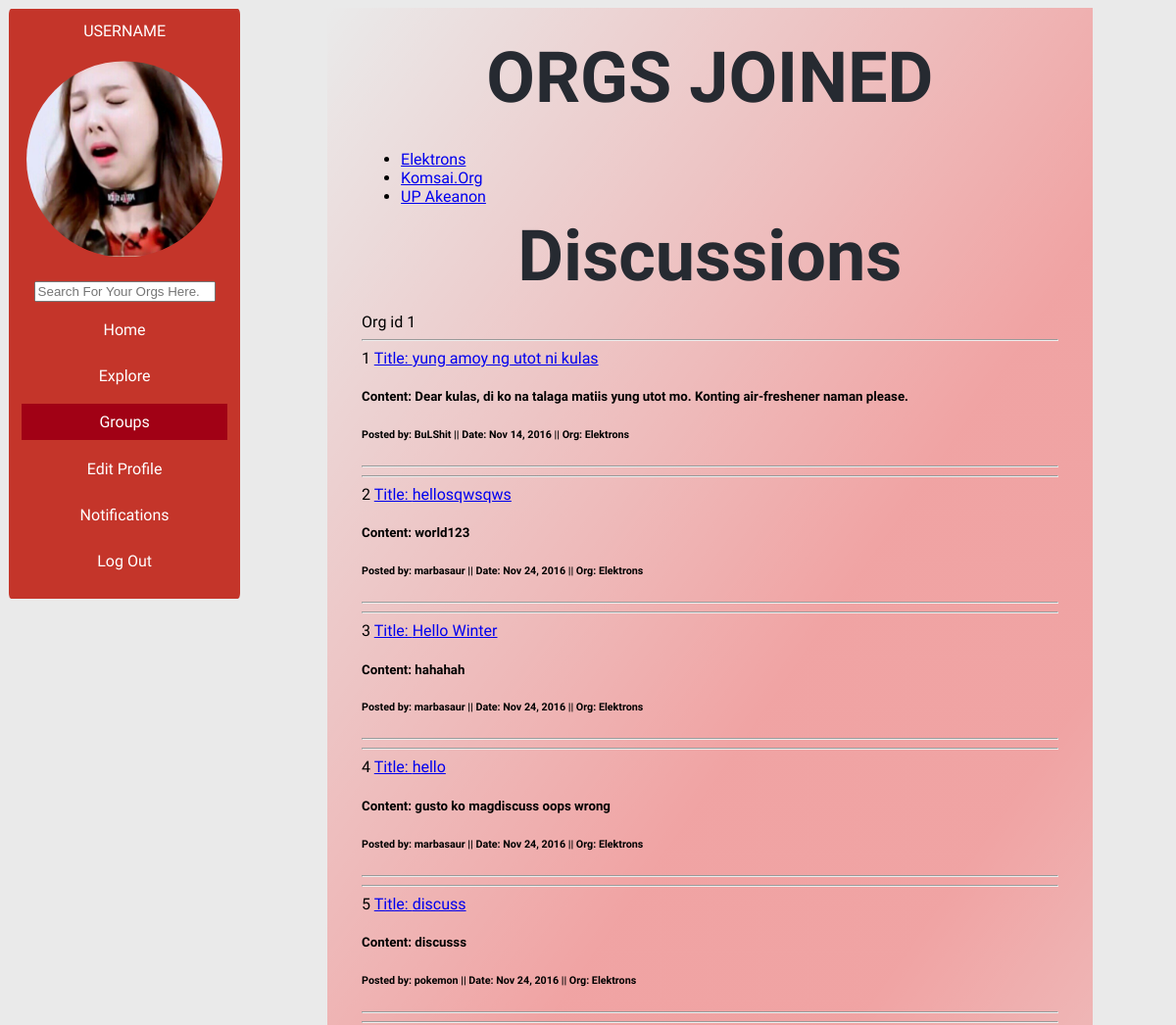
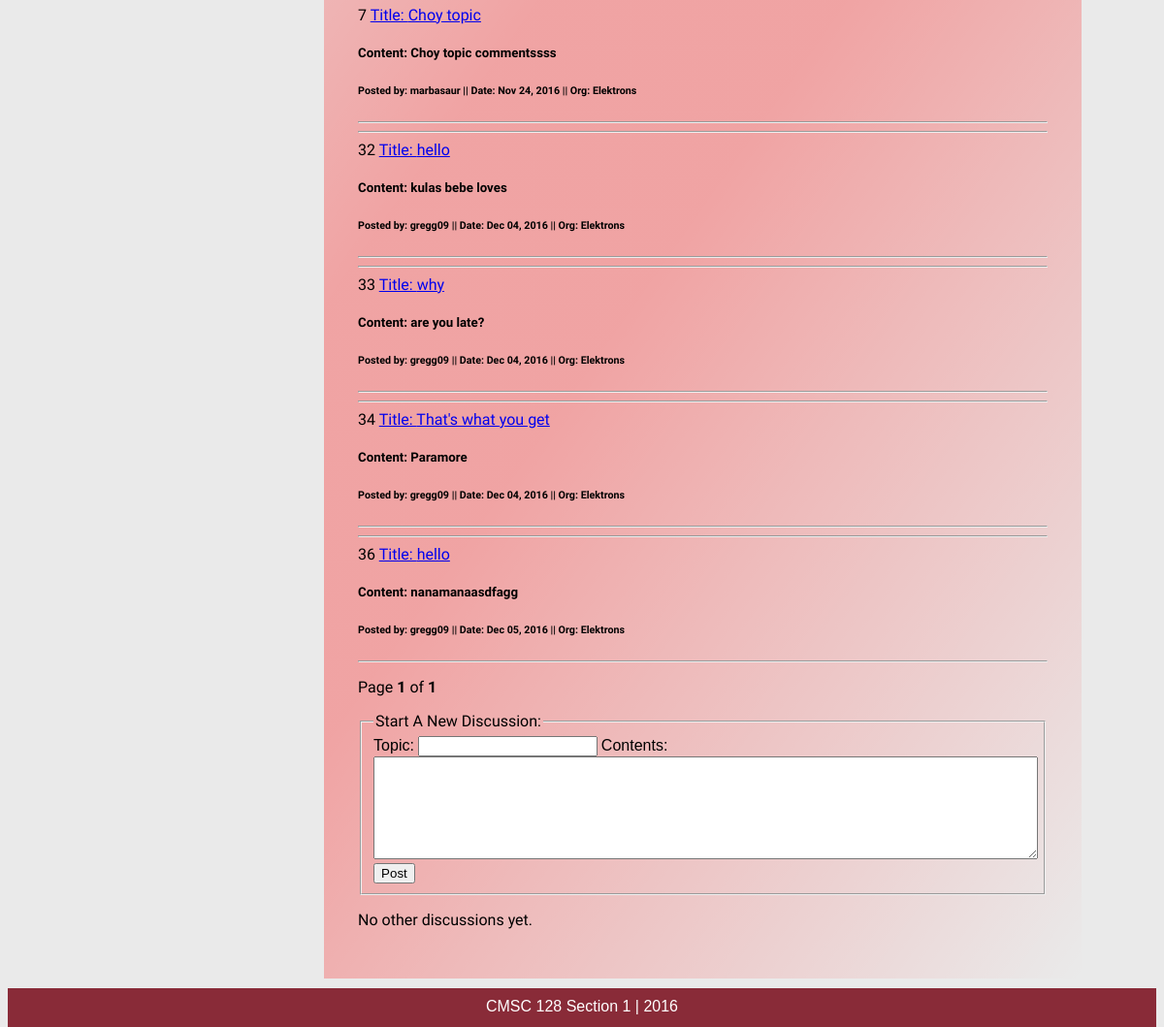
/html/discussionsorg.php?org_id=1, run on the app's committed database (2 pictures, top to bottom).
### tables this page shows
CREATE TABLE `discuss` (
  `disc_id` int(11) NOT NULL,
  `title` varchar(100) NOT NULL,
  `content` varchar(100) NOT NULL,
  `date_posted` datetime NOT NULL,
  `user_id` int(11) NOT NULL,
  `org_id` int(11) NOT NULL,
  `votes` int(11) NOT NULL
);

CREATE TABLE `user` (
  `user_id` int(50) NOT NULL,
  `student_no` varchar(100) NOT NULL,
  `first_name` varchar(100) NOT NULL,
  `last_name` varchar(100) NOT NULL,
  `username` varchar(100) NOT NULL,
  `password` varchar(100) NOT NULL,
  `course` varchar(100) NOT NULL,
  `date_joined` date NOT NULL,
  `year_level` int(100) NOT NULL,
  `prof_pic` varchar(150) NOT NULL,
  `birthday` date NOT NULL,
  `email` varchar(60) NOT NULL
);

CREATE TABLE `orgs` (
  `org_id` int(100) NOT NULL,
  `org_name` varchar(100) NOT NULL,
  `description` text NOT NULL,
  `photo` varchar(100) NOT NULL
);

### html/discussionsorg.php (the view, shortened to what this page needs)
<?php
	include('connect.php');
?>
<!DOCTYPE html>
<html>
<head>
	<link rel="stylesheet" type="text/css" href="../css/style.css" />
</head>
<body>
	<div id="wrapper">
		<nav id="general">
			<ul id="navigation">
				<li>USERNAME</li>
				<li><img src="../images/image.jpg"/></li>
				<li><input type="search" name="search" placeholder="Search For Your Orgs Here..."></li>
				<li><a href="home.html">                 Home</a></li>
				<li><a href="explore.html">              Explore</a></li>
				<li><a href="groups.html" class="active">Groups</a></li>
				<li><a href="edit.html">                 Edit Profile</a></li>
				<li><a href="notif.html">				 Notifications</a></li>
				<li><a href="login.html">                Log Out</a></li>
			</ul>
		</nav>
		<div id="content">
			<nav id="group_nav">
				<div id="forbread">
					<h2>ORGS JOINED</h2>
					<ul id="breadcrumbs">
						<li><a href="group_page_e.html">Elektrons</a></li>
						<li><a href="group_page_k.html">Komsai.Org</a></li>
						<li><a href="group_page_a.html">UP Akeanon</a></li>
					</ul>
				</div>
			</nav>
		<div id="discussions">
			<h2>Discussions</h2>
			<?php
			if(isset($_GET['org_id']))
			{
				echo "Org id ".$_GET['org_id'].'<br/>';
				$org_id = $_GET['org_id'];
				$sql = "SELECT COUNT(disc_id) FROM discuss WHERE org_id = $org_id";
				$query = mysqli_query($dbconn, $sql);
				$row = mysqli_fetch_row($query);
				$rows = $row[0];
				$page_rows = 10;
				$last = ceil($rows/$page_rows);
				$pagenum = 1;
				$limit = 'LIMIT ' .($pagenum - 1) * $page_rows .',' .$page_rows;
				$sql = "SELECT * FROM discuss natural join user natural join orgs WHERE org_id = $org_id ORDER BY disc_id ASC $limit";
				$query = mysqli_query($dbconn, $sql);
				$textline2 = "Page <b>$pagenum</b> of <b>$last</b>";
				while($row = mysqli_fetch_array($query, MYSQLI_ASSOC))
				{
					$disc_id = $row["disc_id"];
					$content = $row["content"];
					$username = $row["username"];
					$org_name = $row["org_name"];
					$title = $row["title"];
					$date_posted = $row["date_posted"];
					$date_posted = strftime("%b %d, %Y", strtotime($date_posted));
					echo	"<hr>
							$disc_id
							<a href = 'comments.php?org_id=$org_id&disc_id=$disc_id' <h4>Title: $title</h4> </a>
							<h5>Content: $content</h5>
							<h6>Posted by: $username || Date: $date_posted || Org: $org_name</h6>
							<hr>";
				}
			}
			else
			{
				echo "<h4>Error, does not exist.</h4>";
			}
			?>
			<div>
				<p><?php echo $textline2; ?></p>
			</div>
			<form method="POST" >
				<fieldset>
					<legend>Start A New Discussion:</legend>
					<label for="topicname">Topic:</label>
					<input type="text" name="topicname" id="topicname"/>
					<label>Contents:</label>
					<textarea id="discussion_text" name="discussion_text" style="margin: 0px; height:100px; width:100%;"></textarea>
					<div id="PostButton">
						<input type="submit" name="submit" value="Post">
					</div>
				</fieldset>
			</form>
			<p>No other discussions yet.</p>
		</div>
</div>
	<footer>CMSC 128 Section 1 | 2016</footer>
</div>
</body>
</html>

### css/style.css (style rules this page uses)
body { background-color: #eaeaea !important; }
p { font-family: 'PT Sans', sans-serif; }
label { font-family: 'Arca Majora 3 Bold', sans-serif; }
#navigation { margin: 0.06%; padding: 1%; list-style-type: none; padding: 1%; width: 18%; border-radius: 1%; background-color: #c4352a; max-height: 100%; float: left; overflow: auto; color: white; }
#navigation > li, #dropA { font-family: 'PT Sans', sans-serif; text-align:center; margin-bottom: 3%; padding:0.9%; }
#navigation >li a, #dropA { -webkit-transition: .4s; -o-transition: .4s; -moz-transition: .4s; display: block; padding: 8px 16px; text-decoration: none; color: white; border: 1px solid #c4352a; font-family: 'PT Sans', sans-serif; }
img { padding: 5% 1% 5% 1%; width: 200px; height: 200px; border-radius: 50%; -webkit-border-radius: 50%; -moz-border-radius: 50%; }
#navigation > li > .active { background-color: #a10115!important; border: 1px solid #a10115!important; color: white!important; }
h2 { color: #262A31 !important; line-height: 100% !important; font-size: 450% !important; margin: auto; text-align: center; font-family: 'Lobster', cursive !important; padding-bottom: 3% !important; }
#content { margin-left: 27.5%; width: 60%; border: 1px transparent; border-radius: 0%; padding: 3%; background: linear-gradient(-55deg, rgba(255, 0, 0, 0.0), rgba(255, 0, 0, 0.1), rgba(255, 0, 0, 0.2), rgba(255, 0, 0, 0.3), rgba(255, 0, 0, 0.3), rgba(255, 0, 0, 0.2), rgba(255, 0, 0, 0.1), rgba(255, 0, 0, 0.0)); font-family: "PT Sans", sans-serif; ; }
footer { margin: 10px 20px 0 0; text-align: center; font-family: Arial; padding: 10px 0 10px; height: 20px; background-color: #892b38; color: white; width: 100%; float: left; }

### html/discussionsorg.php (style rules this page uses)
body { font-family:"Trebuchet MS", Arial, Helvetica, sans-serif; }

### data on the page
discuss: disc_id "1", title "yung amoy ng utot ni kulas", content "Dear kulas, di ko na talaga matiis yung utot mo. Konting air-freshener naman please.", user.username "BuLShit", date_posted "Nov 14, 2016", org.org_name "Elektrons"
discuss: disc_id "2", title "hellosqwsqws", content "world123", user.username "marbasaur", date_posted "Nov 24, 2016", org.org_name "Elektrons"
discuss: disc_id "3", title "Hello Winter", content "hahahah", user.username "marbasaur", date_posted "Nov 24, 2016", org.org_name "Elektrons"
discuss: disc_id "4", title "hello", content "gusto ko magdiscuss oops wrong", user.username "marbasaur", date_posted "Nov 24, 2016", org.org_name "Elektrons"
discuss: disc_id "5", title "discuss", content "discusss", user.username "pokemon", date_posted "Nov 24, 2016", org.org_name "Elektrons"
discuss: disc_id "7", title "Choy topic", content "Choy topic commentssss", user.username "marbasaur", date_posted "Nov 24, 2016", org.org_name "Elektrons"
discuss: disc_id "32", title "hello", content "kulas bebe loves", user.username "gregg09", date_posted "Dec 04, 2016", org.org_name "Elektrons"
discuss: disc_id "33", title "why", content "are you late?", user.username "gregg09", date_posted "Dec 04, 2016", org.org_name "Elektrons"
discuss: disc_id "34", title "That's what you get", content "Paramore", user.username "gregg09", date_posted "Dec 04, 2016", org.org_name "Elektrons"
discuss: disc_id "36", title "hello", content "nanamanaasdfagg", user.username "gregg09", date_posted "Dec 05, 2016", org.org_name "Elektrons"

### other printed values
$_GET['org_id'] "1"
$pagenum "1"
$last "1"
